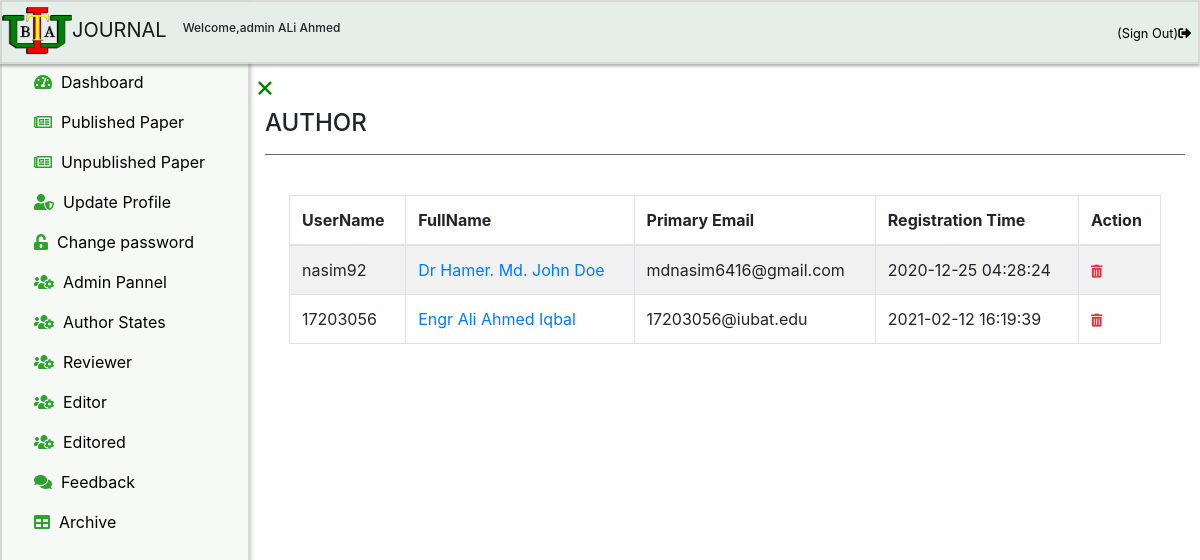
/admin/authors.php (signed in), run on an earlier commit of the app's database.
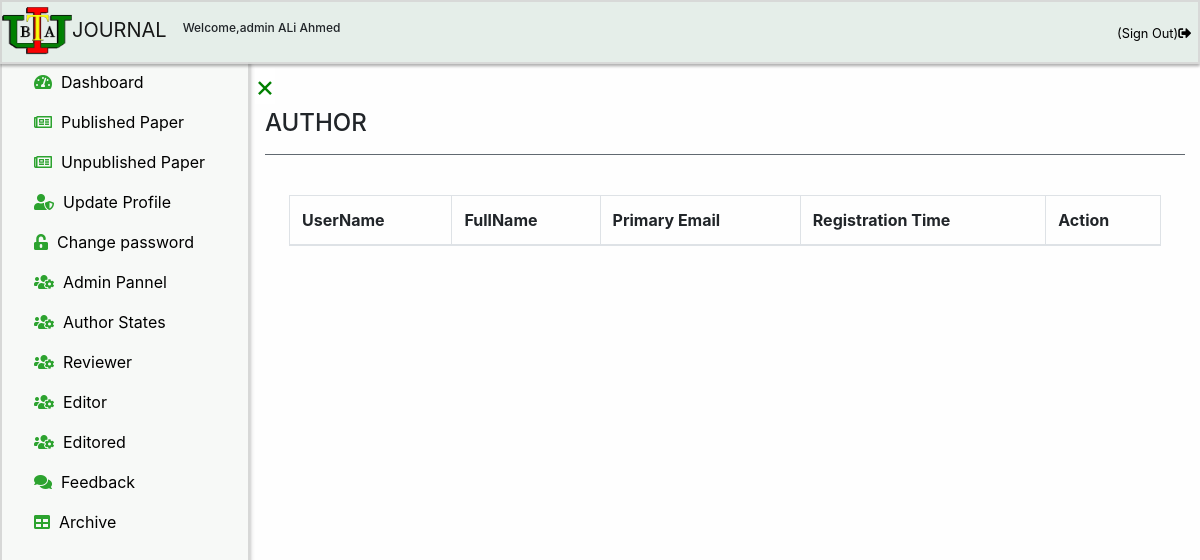
And on a later commit of the database.
### tables this page shows
CREATE TABLE `author` (
  `id` int(11) NOT NULL,
  `username` varchar(100) NOT NULL,
  `title` varchar(100) NOT NULL,
  `firstname` varchar(100) NOT NULL,
  `middlename` varchar(100) DEFAULT NULL,
  `lastname` varchar(100) NOT NULL,
  `primaryemail` varchar(100) NOT NULL,
  `primaryemailcc` varchar(100) NOT NULL,
  `secondaryemail` varchar(100) NOT NULL,
  `secondaryemailcc` varchar(100) NOT NULL,
  `password` varchar(100) NOT NULL,
  `contact` varchar(100) NOT NULL,
  `address` varchar(100) NOT NULL,
  `registrationtime` timestamp NOT NULL DEFAULT current_timestamp(),
  `reviewerselection` int(11) DEFAULT NULL,
  `validation_code` varchar(255) NOT NULL,
  `activation` int(11) DEFAULT NULL,
  `associateeditor` int(100) DEFAULT NULL,
  `academiceditor` int(100) DEFAULT NULL
);

### admin/authors.php (the view, shortened to what this page needs)
<?php
include('../link/config.php');
if(strlen($_SESSION['alogin'])=="")
    {
    header("Location: ../adminlogin");
    }
    else
    {
     $editoremail = $_SESSION["email"];
     $sql = "SELECT admin.id,admin.fullname,admin.password,admin.contact FROM admin WHERE email='$editoremail'";
     $query = $dbh->prepare($sql);
     $query->execute();
     if($query->rowCount() > 0)
     {
?>
<!DOCTYPE html>
<html lang="en">
<head>
    <link rel="stylesheet" href="../css/bootstrap.min.css">
    <link rel="stylesheet" href="../css/jquery.dataTables.min.css">
    <link rel="stylesheet" href="../css/index.css">
    <link rel="stylesheet" href="../css/fontawesome.v5.3.1.all.css">
</head>
<body>
<div class="sticky-top header-floating">
<?php
include 'header.php';
?>
</div>
<div id="mySidebar" class="sidebar">
  <?php
  include 'sidebar.php';
  ?>
</div>
<div id="main">
<a href="javascript:void(0)" class="closebtn" id="closesignof" onclick="closeNav()">×</a>
<div class="container">
  <h4>AUTHOR</h4>
  <hr class="bg-secondary" >
  <div class="table-responsive p-4">
<table  id="dtBasicExample" class="table table-striped table-bordered table-hover"  cellspacing="0">
<thead>
        <tr>
        <th >UserName</th>
            <th >FullName</th>
            <th >Primary Email</th>
            <th >Registration Time</th>
            <th>Action</th>
        </tr>
</thead>
<tbody id="myTable-admin">
<?php $sql = "SELECT author.id,author.username,author.title,author.firstname,author.middlename,author.lastname,author.primaryemail,author.primaryemailcc,author.secondaryemail,author.secondaryemailcc,author.contact,author.address,author.registrationtime,author.reviewerselection,author.associateeditor,author.academiceditor from author WHERE associateeditor IS NULL and academiceditor IS NULL";
$query = $dbh->prepare($sql);
$query->execute();
$results=$query->fetchAll(PDO::FETCH_OBJ);
$cnt=1;
if($query->rowCount() > 0)
{
foreach($results as $result)
{   ?>
<tr>
<td ><?php echo htmlentities($result->username);?></td>
            <td ><a href="profile.php?email=<?php echo htmlentities($result->primaryemail);?>"><?php echo htmlentities($result->title).' '.htmlentities($result->firstname).' '.htmlentities($result->middlename).' '.htmlentities($result->lastname);?></a></td>
            <td ><?php echo htmlentities($result->primaryemail);?></td>
            <td ><?php echo htmlentities($result->registrationtime);?></td>
<td>
<a class="text-danger" href="delete-author.php?id=<?php echo htmlentities($result->id);?>"onclick="return confirm('Are you sure you want to delete this Author?');"><i class="fas fa-trash-alt" title="Delete"></i></a>
</td>
</tr>
<?php $cnt=$cnt+1;}} ?>
    </tbody>
</table>
</div>
</div>
</div>
</body>
</html>
<?php
}
else {
  echo "<script>alert('You are not a Chief Editor.Try to log in as a Chief Editor');</script>";
  header("refresh:0;url=../adminlogin");
}
}
?>

### admin/header.php (shortened to what this page needs)
<?php
include('../link/config.php');
if(strlen($_SESSION['alogin'])=="")
    {
    header("Location:../adminlogin");
    } else {
      $adminemail = $_SESSION["email"];
       $sql = "SELECT admin.id,admin.fullname,admin.password,admin.contact FROM admin WHERE email='$adminemail'";
      $query = $dbh->prepare($sql);
      $query->execute();
      $results=$query->fetchAll(PDO::FETCH_OBJ);
      if($query->rowCount() > 0)
      {
        foreach($results as $result) {
?>
<!DOCTYPE html>
<html lang="en">
<head>
    <link rel="stylesheet" href="../css/heading.css">
    <link rel="stylesheet" href="../css/bootstrap.min.css">
    <link rel="stylesheet" href="https://use.fontawesome.com/releases/v5.3.1/css/all.css">
</head>
<body>
<nav class="navbar nav-class navbar-expand-lg navbar-light">
  <a class="navbar-brand" href="dashboard"><img src="../images/Iubat-logo.png">JOURNAL</a>
  <h6 style="font-size:12px;">Welcome,<?php  echo htmlentities($result->fullname);  } ?></h6>
  <div class="collapse navbar-collapse" id="navbarSupportedContent">
    <ul class="navbar-nav ml-auto ul-nav">
        <li class="nav-item active" >
        <span class="navbar-text"><a class="nav-link" href="logout" onclick="return confirm('Are you sure you want Logging out the system?');" title = "Sign Out"><small>(Sign Out)</small><i class="fas fa-sign-out-alt"></i></a></span>
        </li>
        </ul>
  </div>
</nav>
</body>
</html>
    <?php }
    else {
      echo "<script>alert('You are not an Editor.Try to log in as an Editor');</script>";
      header("refresh:0;url=../adminlogin");
    }
   }?>

### admin/sidebar.php (shortened to what this page needs)
<!DOCTYPE html>
<html lang="en">
<head>
    <link rel="stylesheet" href="https://use.fontawesome.com/releases/v5.3.1/css/all.css">
</head>
<body>
<a href="dashboard" class="sidebars"><i class="fas fa-tachometer-alt"></i>&nbsp Dashboard</a>
<a href="publishedpaper" class="sidebars"><i class="far fa-newspaper"></i>&nbsp Published Paper</a>
  <a href="unpublishedpaper" class="sidebars"><i class="far fa-newspaper"></i>&nbsp Unpublished Paper</a>
  <a href="updateprofile" class="sidebars"><i class="fas fa-user-shield"></i>&nbsp Update Profile</a>
  <a href="changepassword" class="sidebars"><i class="fas fa-unlock-alt"></i>&nbsp Change password</a>
  <a href="admin" class="sidebars"><i class="fas fa-users-cog"></i>&nbsp Admin Pannel</a>
  <a href="authors" class="sidebars"><i class="fas fa-users-cog"></i>&nbsp Author States</a>
  <a href="reviewerdetails" class="sidebars"><i class="fas fa-users-cog"></i>&nbsp Reviewer</a>
  <a href="editordetails" class="sidebars"><i class="fas fa-users-cog"></i>&nbsp Editor</a>
  <a href="editored" class="sidebars"><i class="fas fa-users-cog"></i>&nbsp Editored</a>
  <a href="feedback" class="sidebars"><i class="fas fa-comments"></i>&nbsp Feedback</a>
  <a href="archive" class="sidebars"><i class="fa fa-table" aria-hidden="true"></i>&nbsp Archive</a>
  <a href="#" class="sidebars"></a>
</body>
</html>

### css/index.css (style rules this page uses)
body { font-family: 'Roboto', sans-serif; text-align: justify !important; }
body { background-color: #fefefe !important; }
img { height: 50px; }
.header-floating { box-shadow: 0 2px 3px rgba(0,0,0,0.12), 0 2px 3px rgba(0,0,0,0.24); transition: all 0.3s cubic-bezier(.25,.8,.25,1); border:2px solid rgba(212, 214, 212, 0.904); }
.sidebar { height: 100%; width: 250px; position: fixed; z-index: 1; top: 0; left: 0; background-color: #f7f9f7; overflow-x: hidden; transition: 0.5s; padding-top: 60px; box-shadow: 0 2px 3px rgba(0,0,0,0.12), 0 2px 5px rgba(0,0,0,0.24); border:2px solid rgba(212, 214, 212, 0.904); }
.sidebar a { padding: 8px 8px 8px 32px; text-decoration: none; font-size: 16px; color: black; display: block; transition: 0.3s; }
.closebtn { font-size:30px; cursor: pointer; background-color: white; color: green; border: none; margin-left:5px; overflow: hidden; }
#main { transition: margin-left .5s; margin-left:250px; }
.fas, .far, .fab, .fal { font-size: 13px; }

### css/heading.css (style rules this page uses)
.navbar-brand img { height:50px !important; width:70px !important; }
ul li { list-style: none; }
.ul-nav li a { font-weight : 500; border:2px solid transparent; margin-left: 10px; padding:5px !important; }
.navbar-text a { color:black !important; }
.nav-class { background-color:#e5eee9 !important; font-size: 16px; }

### admin/sidebar.php (style rules this page uses)
.sidebars i { font-size:16px !important; color:#2ca32f; }

What changed in the data, as far as the page shows it:
removed author: username "nasim92", title "Dr Hamer.", firstname "Md.", middlename "John", lastname "Doe", primaryemail "mdnasim6416@gmail.com", registrationtime "2020-12-25 04:28:24"
removed author: username "17203056", title "Engr", firstname "Ali", middlename "Ahmed", lastname "Iqbal", primaryemail "17203056@iubat.edu", registrationtime "2021-02-12 16:19:39"
